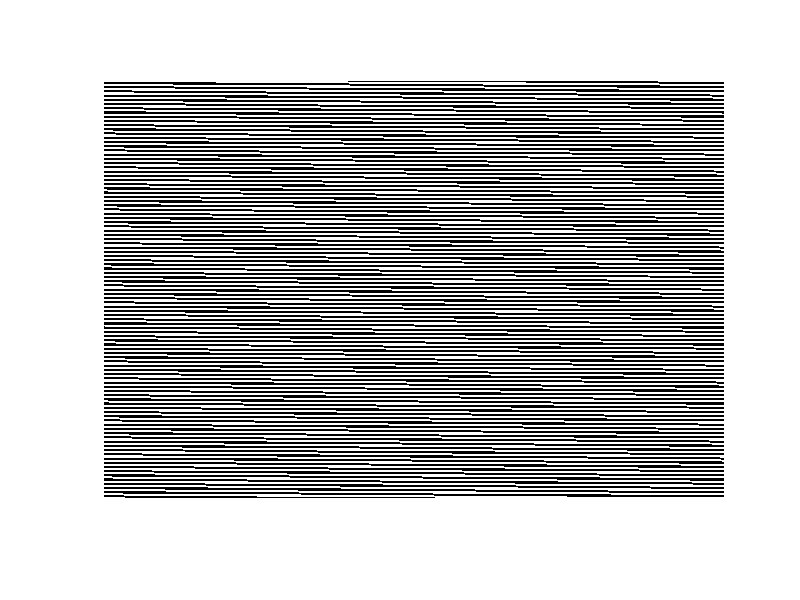

Write the MATLAB code that produced this figure.
%% Algorithm to generate Pattern for projection onto Spatial Light Modulators

% Resolution of the SLM
ResX=1380
ResY=2048

%------------- We start with all black image and generate a target field intensity

% Generating all black image
E_target=zeros(ResX,ResY);

% E_target(300-100,396+60)=255;
% E_target(300-100,396+40)=255;


%% Generate the image of the required pattern
% We wish to generate a circle, with center (a,b) and radius r

a=ResX/2;
b=ResY/2;

r=1000.0;
delta=500;

% to generate a circle:
% for i=1:1:4*a
%     for j=1:1:4*b
%         if(  ((a-i)^2 +(b-j)^2>r) &&  ( (a-i)^2 +(b-j)^2<(r+delta) )   )
%             E_target(uint16(i),uint16(j))=255;
%             sprintf('%d %d',i,j)
%             
%         end
%     end
% end

% To generate a single spot
E_target(a+100,b)=255;

imshow(E_target)
title('target Pattern')
%  target pattern


%% 
%--------------- We generate a 256 bit phase distribution
E_target=fftshift(E_target);

Phase=rand(ResX,ResY)*(2*pi);
Phase_image=exp(-1i*Phase);
for j=1:1:10
    
    holo=ifftshift(ifft2(E_target.*Phase_image));
    
    Phase_holo=exp(-1i*angle(holo));
    
    E_focus=fft2(Phase_holo);
    Phase_image=exp(-1i*angle(E_focus));
end

Phase=angle(holo);

% For a general 256 bit SLM
Phase=uint8(mod(Phase+2*pi,2*pi)/(2*pi)*255);

%% 
% ----------- We convert the generated phase distribution to binary
%for the forthdd SLM which is binary
PhaseMat= angle(holo)>0;
Phase= uint8(PhaseMat*255);

% addSave=''
imshow(ifftshift(Phase))
imwrite(ifftshift(Phase),'GS_generated.bmp')
%This is the final generated image
